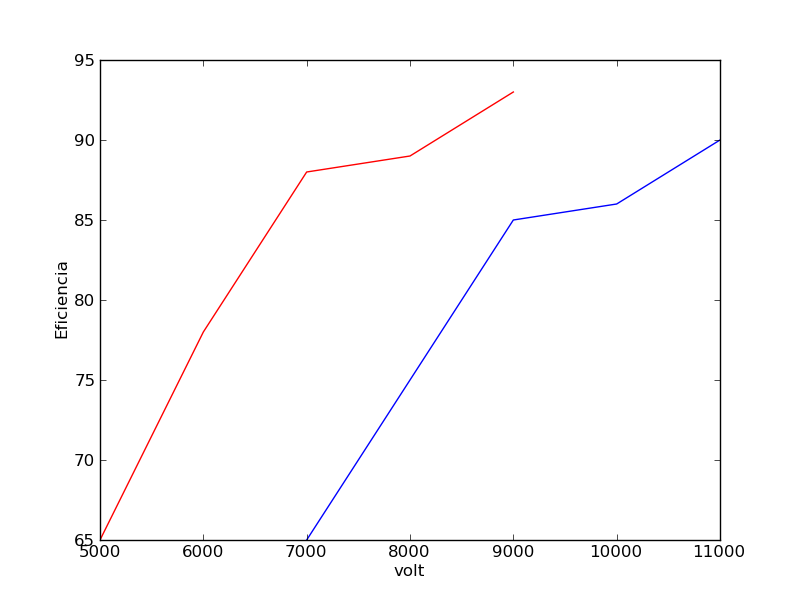

The script that saved this image:
import numpy as np
import pylab as pl
x = [5000,6000,7000,8000,9000]
y = [65,78,88,89,93]
pl.plot(x,y,'r')
x1 = [7000,8000,9000,10000,11000]
y1 = [65,75,85,86,90]
pl.plot(x1,y1)
pl.xlabel('volt')
pl.ylabel('Eficiencia')
pl.savefig('Archivo1.png')
